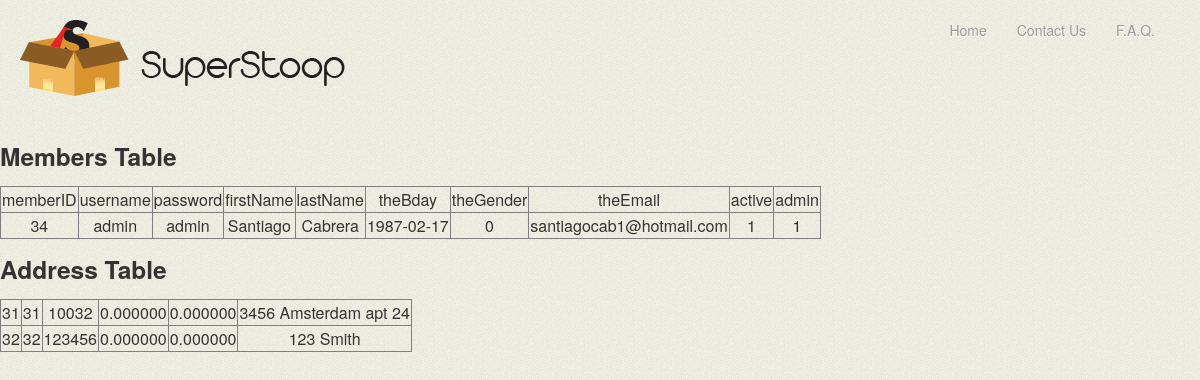
Screenshot of /old/superStoop_Ivan_part4/process.php with the database file from the repository.
### tables this page shows
CREATE TABLE IF NOT EXISTS `members` (
  `memberID` int(11) NOT NULL AUTO_INCREMENT,
  `username` varchar(20) NOT NULL,
  `password` varchar(20) NOT NULL,
  `firstName` varchar(50) NOT NULL,
  `lastName` varchar(50) NOT NULL,
  `theBday` date NOT NULL,
  `theGender` tinyint(1) NOT NULL,
  `theEmail` varchar(70) NOT NULL,
  `active` tinyint(1) NOT NULL,
  `admin` tinyint(1) NOT NULL,
  PRIMARY KEY (`memberID`),
  UNIQUE KEY `username` (`username`),
  UNIQUE KEY `memberID` (`memberID`),
  UNIQUE KEY `theemail` (`theEmail`)
);

CREATE TABLE IF NOT EXISTS `address` (
  `addressID` int(11) NOT NULL AUTO_INCREMENT,
  `memberID` int(11) NOT NULL,
  `zip` int(11) NOT NULL,
  `latitude` float(10,6) NOT NULL,
  `longitude` float(10,6) NOT NULL,
  `theAddress` varchar(150) NOT NULL,
  PRIMARY KEY (`addressID`),
  KEY `memberID` (`memberID`),
  KEY `zip` (`zip`)
);

### old/superStoop_Ivan_part4/process.php (the view, shortened to what this page needs)
<html>
<body>
<!DOCTYPE html>
 <html class="no-js">
    <head>
        <link rel="stylesheet" href="css/bootstrap.min.css">
        <link rel="stylesheet" href="css/bootstrap-responsive.min.css">
        <link rel="stylesheet" href="css/main.css">
    </head>
    <body>
		<div class="navbar navbar-inverse">
			<div class="navbar-inner">
				<div class="container">
					<a class="brand" href="index.html">Super Stoop</a>
					<div class="nav-collapse collapse pull-right">
						<ul class="nav">
							<li><a href="index.html">Home</a></li>
							<li><a href="contact.html">Contact Us</a></li>
							<li><a href="faq.html">F.A.Q.</a></li>
						</ul>
					</div>
				</div>
			</div>
		</div>
		<?php
		echo "<h3>Members Table</h3>\n";
		$query = "SELECT * FROM members";
		$result = mysql_query( $query ) or die( "Query failed: ". mysql_error() );
			echo "<table border=\"1\">\n";
			echo "\t<tr>\n";
			echo "\t\t<td>memberID</td>\n";
			echo "\t\t<td>username</td>\n";
			echo "\t\t<td>password</td>\n";
			echo "\t\t<td>firstName</td>\n";
			echo "\t\t<td>lastName</td>\n";
			echo "\t\t<td>theBday</td>\n";
			echo "\t\t<td>theGender</td>\n";
			echo "\t\t<td>theEmail</td>\n";
			echo "\t\t<td>active</td>\n";
			echo "\t\t<td>admin</td>\n";
			echo "\t</tr>\n";
			while ( $row = mysql_fetch_array( $result, MYSQL_ASSOC )) {
				echo "\t<tr>\n";
				foreach ( $row as $item ) {
					echo "\t\t<td>$item</td>\n";
				}
				echo "\t</tr>\n";
			}
			echo "</table>\n";
		echo "<h3>Address Table</h3>\n";
		$query = "SELECT * FROM address";
		$result = mysql_query( $query ) or die( "Query failed: ". mysql_error() );
			echo "<table border=\"1\">\n";
			while ( $row = mysql_fetch_array( $result, MYSQL_ASSOC )) {
				echo "\t<tr>\n";
				foreach ( $row as $item ) {
					echo "\t\t<td>$item</td>\n";
				}
				echo "\t</tr>\n";
			}
			echo "</table>\n";
		?>
    </body>
</html>

### old/superstoop_old/css/main.css (style rules this page uses)
body { background: #000 url(../img/bg.png) repeat; }
.brand { background: url(../img/logo.png) no-repeat; width:325px; height:76px; text-indent:-99999px; }
table { text-align:center; }
.nav > li > a { display: inline; }

### old/superStoop_Ivan_part4/process.php (style rules this page uses)
body { padding-top: 20px; padding-bottom: 40px; }

### rows the page displays
members: memberID "34", item "admin", firstName "Santiago", lastName "Cabrera", theBday "1987-02-17", theGender "0", theEmail "santiagocab1@hotmail.com", item "1"
address: item "31", zip "10032", item "0.000000", theAddress "3456 Amsterdam apt 24"
address: item "32", zip "123456", item "0.000000", theAddress "123 Smith"
